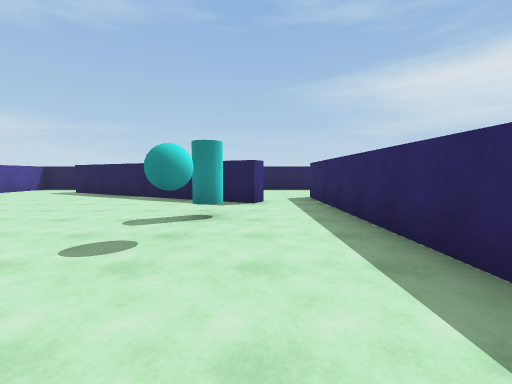
View 1 (above)

16 first-person views from a walk through a 3-D level made in the Unity game engine. The camera is 1.4 m above the floor, tilts 4° down and sees 90° across. The floor is counted in squares, 2 m on a side. Each view is taken from the middle of a square. On the plan, view 1 faces up. The plan holds only what a view shows up to about 9 squares ahead; the rest is blank. The player is left out. Surface patterns are stand-ins for the level's own textures.

View 2
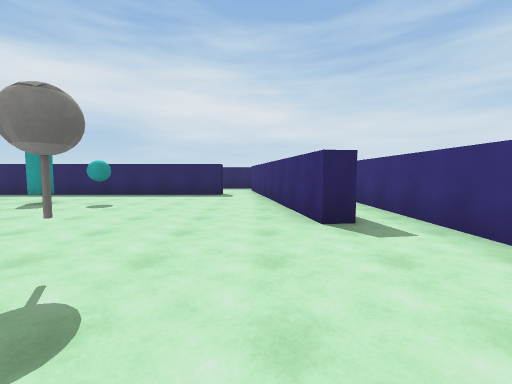

View 3
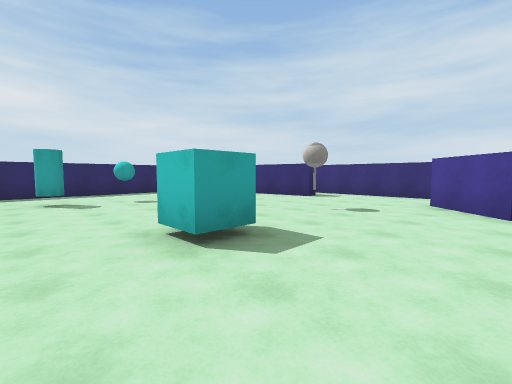

View 4
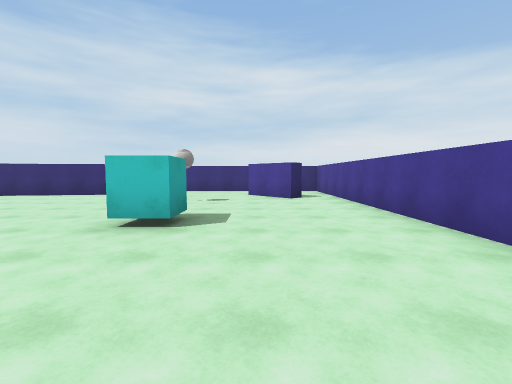

View 5
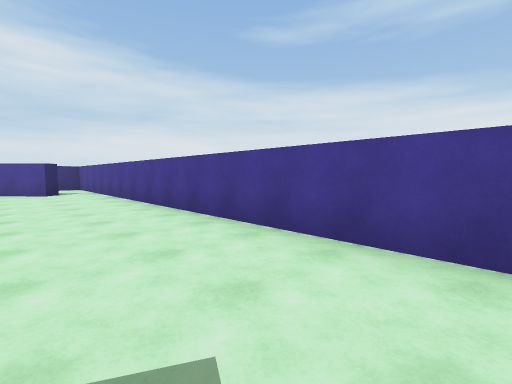

View 6
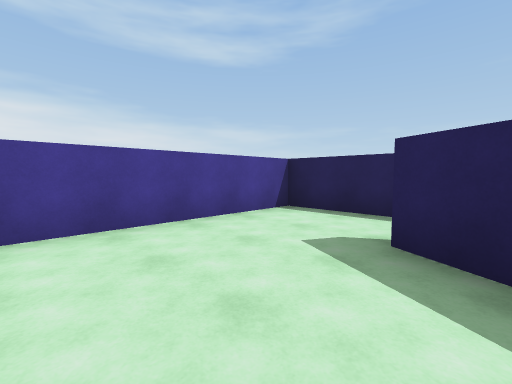

View 7
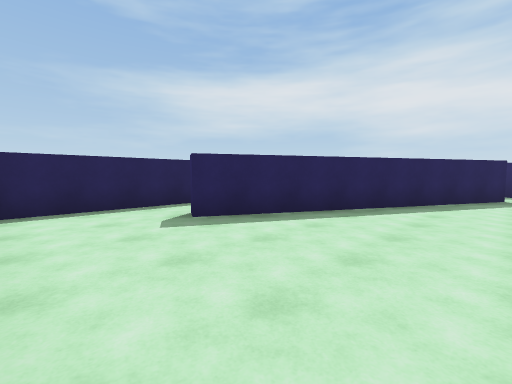

View 8
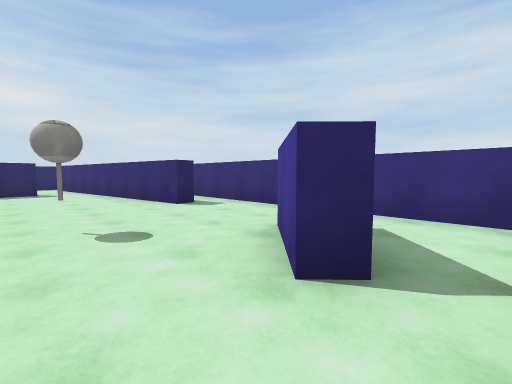

View 9
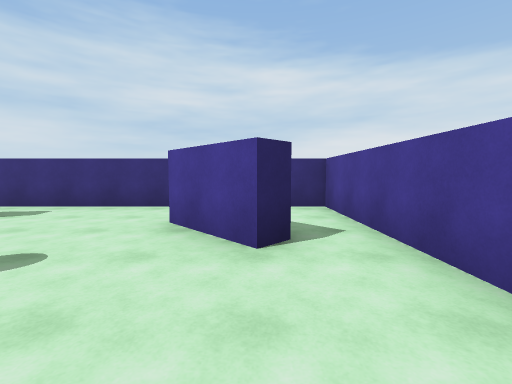

View 10
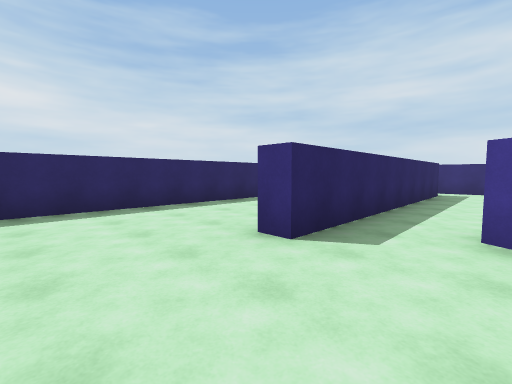

View 11
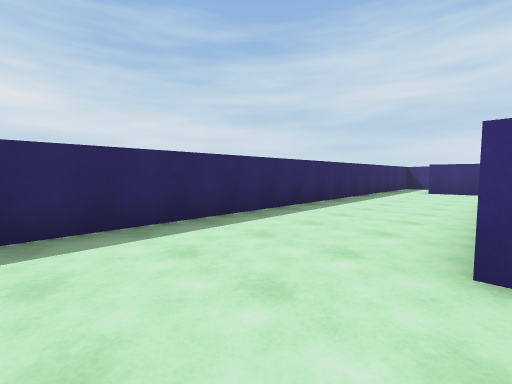

View 12
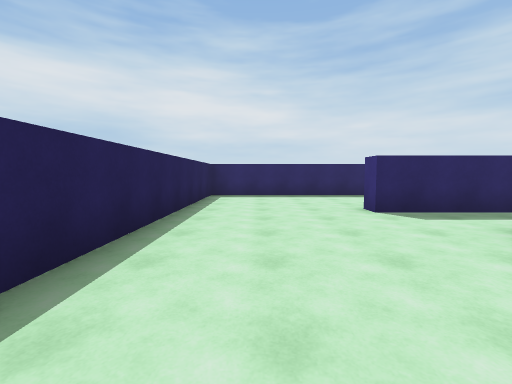

View 13
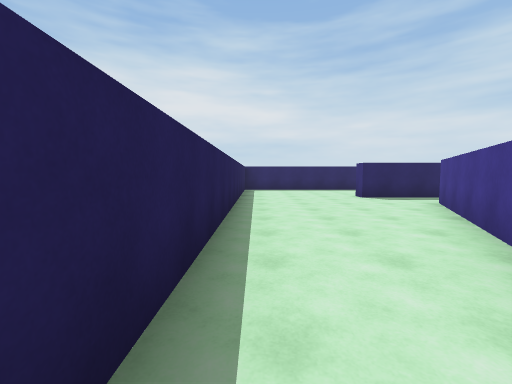

View 14
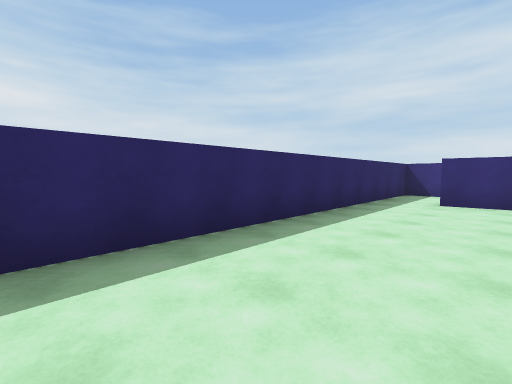

View 15
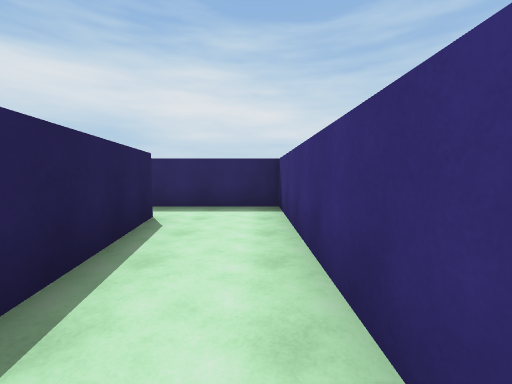

View 16
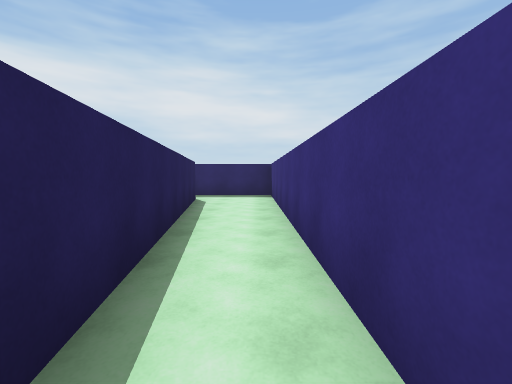

### Floor plan
Points are (right, up) in squares from view 1. A wall is a line through its corners. A room is listed if a view was taken in it or the views show most of it. See-through windows are left out.
Room 1 (views 1, 2, 3, 4, 5, 6, 7, 8, 9, 13, 15, 16)
walls: (-8.4, -0.7) (-8, -0.4) (-6.7, -1.7); (-3.4, -2.4) (-3.5, -1.9) (2.1, -1.1); (0.2, 6.5) (0, 6.1) (-6.9, 9.7); (-6.5, -3.5) (1.5, -3.5); (1.7, 0.1) (1.7, 6.6); (1.3, -1.7) (-2.4, -2.3); (-5.5, 11.5) (-9.5, 11.5) (-9.5, -0.5)
ways out: opening at (-6, 11) to room 2; opening at (1, 6) to room 2; gap at (2, 0) to room 2; opening at (1, -3) to room 3; opening at (-9, -1.5) to room 4; opening at (-7.5, -3) to room 4
objects: cyan cube (-6, 3) to (-5, 3); other object (-5, 0); cyan ball (-1, 3); cyan cylinder (-1, 4)
Room 2 (views 10, 11, 12, 14)
walls: (1.7, 6.6) (1.7, 7.8) (2.2, 7.8); (-3.5, 8.5) (0.2, 6.5); (2.1, -1.1) (4.1, -0.8); (5.5, -1.5) (5.5, 11.5) (-5.5, 11.5)
ways out: opening at (-6, 11) to room 1; opening at (1, 6) to room 1; gap at (2, 0) to room 1; opening at (5, -1) to room 3
Room 3 (no view inside)
walls: (4.2, -1.3) (1.3, -1.7); (1.5, -3.5) (5.5, -3.5) (5.5, -1.5)
ways out: opening at (1, -3) to room 1; opening at (5, -1) to room 2
Room 4 (no view inside)
walls: (-9.5, -0.5) (-9.5, -3.5) (-6.5, -3.5)
ways out: opening at (-9, -1.5) to room 1; opening at (-7.5, -3) to room 1

Positions as (right, up) in squares from view 1, and headings:
1: (0, 0), facing up
2: (-7, -1), facing right
3: (-8, 5), facing down-right
4: (-7, 7), facing down
5: (-7, 10), facing down-left
6: (-6, 7), facing up-left
7: (-9, 6), facing up-right
8: (-9, 1), facing down-right
9: (-8, 2), facing down
10: (0, 10), facing down-right
11: (2, 10), facing down-right
12: (-3, 10), facing right
13: (-6, 11), facing right
14: (3, 6), facing down-right
15: (0, -3), facing right
16: (-3, -3), facing right
